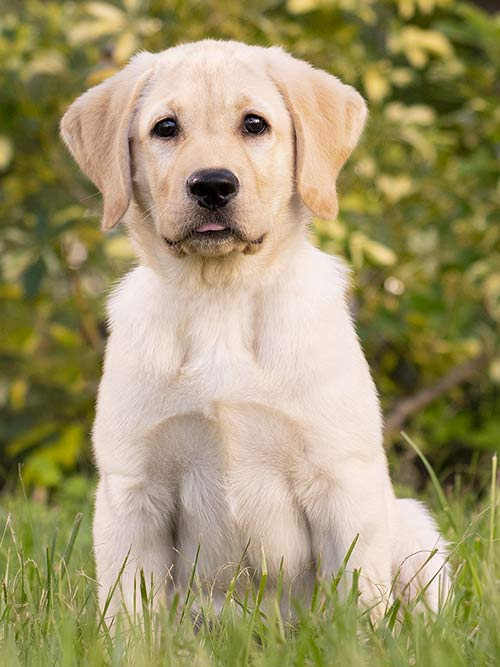
//> input picture Computer_Vision/test_code/resources/dog.png, 500 x 667 px
$ ./8_2_7   (built with g++ and OpenCV 4)
//> lines starting //> are read from the running program, lines starting //| are printed output that depends on the picture; after the words box and inside, x2 and y2 are one past the last pixel; in counts of white or black regions, pixels touching at a corner belong together
// g++ $(pkg-config --cflags --libs opencv) 8_2_7.cpp -o ./exe/a

#include <opencv2/opencv.hpp>
#include <iostream>

using namespace cv ;
using namespace std ;

int
main () {
    Mat image = imread("./resources/dog.png") ;
//> image is the input picture: 667 rows x 500 cols, CV_8UC3; mean B, G, R 108.8, 149.9, 160.6

    if ( image.empty() ) {
        cout << "no such file" << endl ;
        return 0 ;
    }

    Rect rectangle(65, 0, 300, 600) ;
    Mat result, bgModel, fgModel ;

    grabCut(image, result, rectangle, bgModel, fgModel, 10, GC_INIT_WITH_RECT) ;
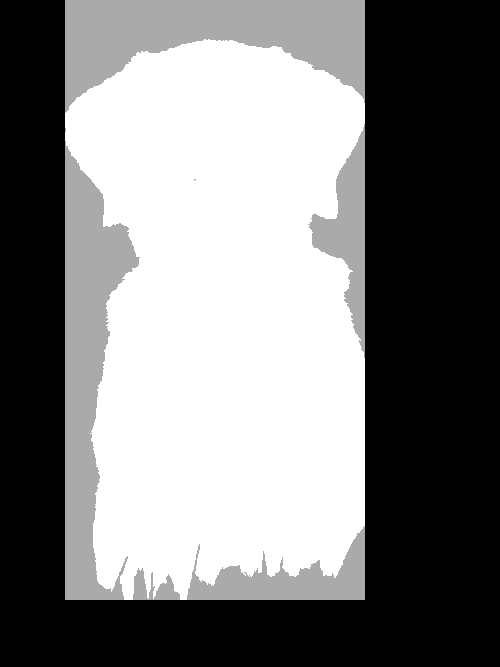
//> result: 667 rows x 500 cols, CV_8UC1; min 0, max 3, mean 1.48; drawn with min black and max white
//> bgModel = 65 values, max 478.9 at index 55, min -11.22 at index 21, mean 146; fgModel = 65 values, max 2049 at index 37, min 0.0638 at index 1, mean 293.1

    compare(result, GC_PR_FGD, result, CMP_EQ) ;
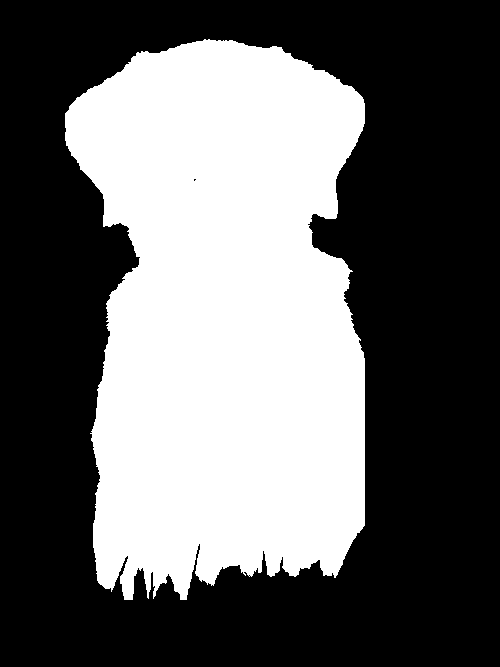
//> result: 667 rows x 500 cols, CV_8UC1; 39.8% white; 1 white region, box (x1, y1, x2, y2) and area: (65, 39, 365, 600) 132606


    Mat foreground = Mat(image.size(), CV_8UC3, Scalar(0, 0, 0)) ;

    // image에 result(사람만 흰색)인 것을 덮는다. 이때 foreground는 복사 안 된다.
    image.copyTo(foreground, result) ; // (output, mask)
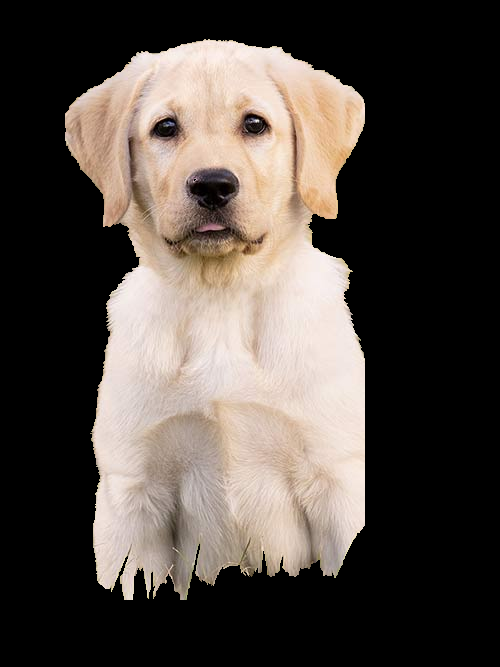
//> foreground: 667 rows x 500 cols, CV_8UC3; mean B, G, R 68.7, 74.8, 83.2
    imshow("original", image) ;
    imshow("rectangle", image(rectangle)) ;
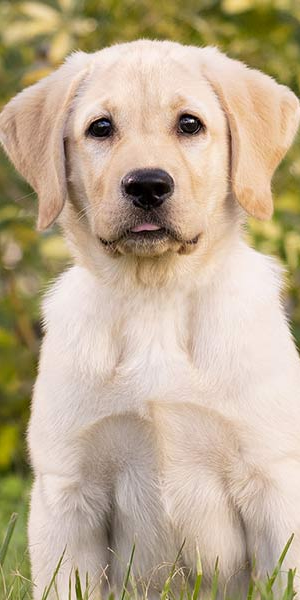
//> window 'rectangle': 600 rows x 300 cols, CV_8UC3; mean B, G, R 145.6, 172.3, 190.2
    imshow("result", result) ;
    imshow("Foreground", foreground) ;

    waitKey(0) ;
    return 0 ;
}
